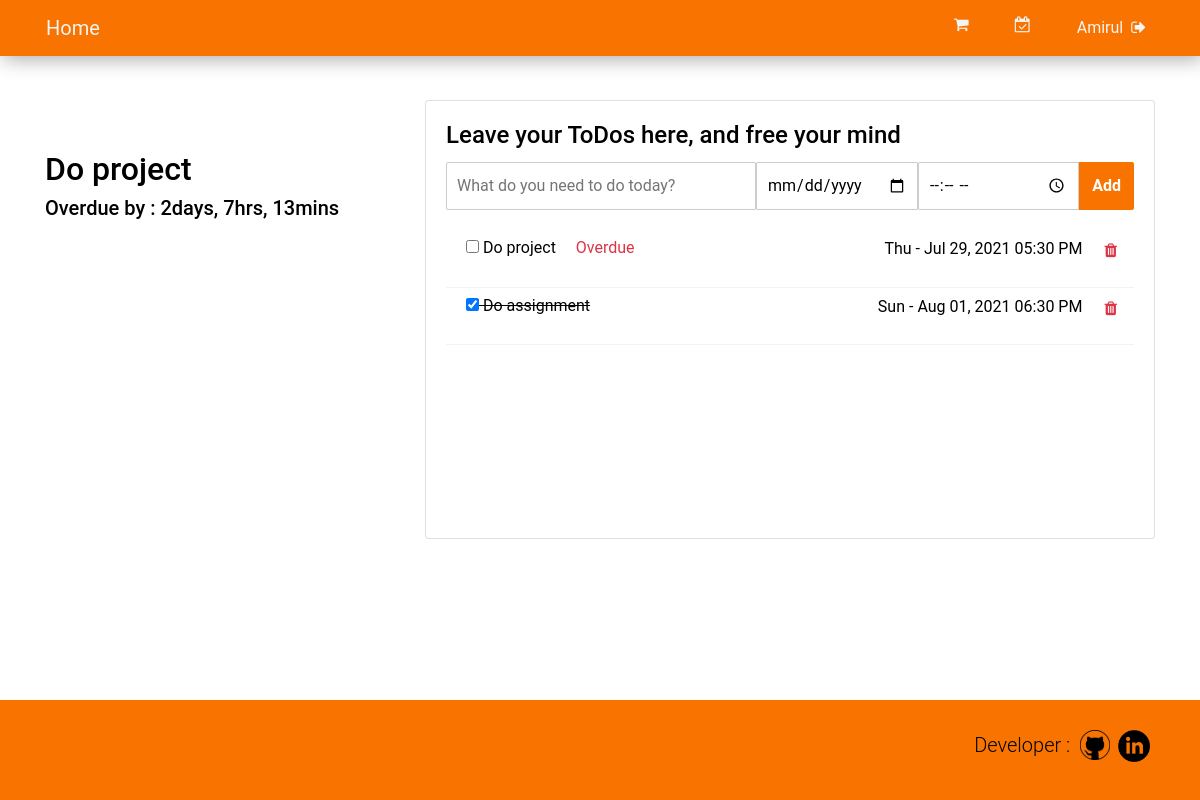
The app's page /todos/1 with its own data.
### tables this page shows
CREATE TABLE users (
       id integer primary key AUTOINCREMENT not null,
       name text not null,
       email text not null,
       password text not null);

CREATE TABLE todos (
       id integer primary key AUTOINCREMENT not null,
       title text not null,
       description text,
       due_date date,
       due_time timestamp,
       status text,
       userid integer not null,
       FOREIGN KEY (userid) references users(id) ON DELETE CASCADE);

### todo/todo.py (the view, shortened to what this page needs)
@bp.route('/todos/<userid>', methods=['GET', 'POST'])
def todos(userid):
    conn = db.get_db()
    cursor = conn.cursor()
    if request.method == "GET":
        cursor.execute("select name from users where id=?",[userid])
        userdata = cursor.fetchone()
        username = userdata[0]
        cursor.execute("select id, title, due_date, due_time, status from todos where userid=? order by due_date, due_time ",[userid])
        data = cursor.fetchall()
        if data:
                first_todo = data[0][1]
                rem_time, status = dt.rem_time_calc(data[0])
        else:
                first_todo = ''
                rem_time, status = '',''
        return render_template('todo/todos.html', data=data, first_todo=first_todo, rem_time=rem_time, status=status, format_date=dt.format_date, format_time=dt.format_time, check_overdue=dt.check_overdue, nav_right_text=username, userid=userid)

### todo/datetimeCalc.py (called while the page is built)
def rem_time_calc(f):
	if f[4]=='checked':
		return '', 'Done'
	else:
		due_date = datetime.datetime.strptime(f[2], '%Y-%m-%d')
		dt = f[3].split(':')
		due_time = datetime.timedelta(hours=int(dt[0])+5, minutes=int(dt[1])+30)
		due_datetime = due_date+due_time
		current_datetime = datetime.datetime.now()
		rem_time = due_datetime - current_datetime
		days = abs(rem_time.days)
		seconds = rem_time.seconds
		hours = seconds//3600
		minutes = (seconds//60)%60
		if days==0:
			rem_time = f'{hours}hrs, {minutes}mins'
		else:
			rem_time = f'{days}days, {hours}hrs, {minutes}mins'
		if due_datetime > current_datetime:
			status = 'Due'
		else:
			status = 'Overdue'
		return ' by : '+rem_time, status

def check_overdue(due_date, due_time,status):
	if status=='checked':
		return ''
	else:
		due_date = datetime.datetime.strptime(due_date, '%Y-%m-%d')
		dt = due_time.split(':')
		due_time = datetime.timedelta(hours=int(dt[0]), minutes=int(dt[1]))
		due_datetime = due_date+due_time
		current_datetime = datetime.datetime.now()
		if due_datetime < current_datetime:
			status = 'Overdue'
			return status

def format_date(d):
	d = datetime.datetime.strptime(str(d), '%Y-%m-%d')
	d = d.strftime("%a - %b %d, %Y")
	return d

def format_time(t):
	t = datetime.datetime.strptime(t, "%H:%M")
	t = t.strftime("%I:%M %p")
	return t

### todo/db.py (called while the page is built)
def get_db():
	if 'db' not in g:
		dbname = current_app.config['DATABASE']
		g.db = sqlite3.connect(dbname)
		g.db.execute("PRAGMA foreign_keys = ON;")
	return g.db

### todo/templates/todo/todos.html (shortened to what this page needs)
{% extends "todo/base.html" %}
{% block header %}
	<div class='row'>
	    <div class='col-lg-4'>
		{%if first_todo!='' %}
		<div class='first-todo' style='margin-top:50px; margin-bottom:50px'>
		<h2>{{first_todo}}</h2>
		<h5>{{status}}{{rem_time}}</h5>
		</div>
		{%endif%}
	    </div>
	    <div class='col-lg-8'>
                <div class="card">
                    <div class="card-body">
                        <h4 class="card-title">Leave your ToDos here, and free your mind</h4>
			<form action="{{url_for('todo.todos', userid=userid)}}" method="POST">
                        <div class="d-flex">
				<input type="text" class=" add-input" placeholder="What do you need to do today?" name='new-todo' required>
				<input type="date" class=" add-input todo-date" placeholder="Enter the due date" name='new-todo-date'>
				<input type="time" class=" add-input todo-time" placeholder="Enter the due date" name='new-todo-time'>
				<button type='submit' class="btn add-btn">Add</button>
			</div>
			</form>
			    <div class='scroll-area-sm'>
                            <ul class="todo-list">
				{% for id, title, due_date, due_time, status in data %}
                                <li>
				<div class='content-wrapper '>
                                    <form action="{{url_for('functions.tick', id=id, userid=userid, status='', table='todos')}}" method="POST">
                                    <div class="form-check"> <label class="form-check-label"style="text-decoration:{%if status=='checked'%}line-through;{%endif%}"> <input class="tickitem checkbox" type="checkbox" name='tick' {{status}}> {{title}} </label>
					{%if check_overdue(due_date,due_time,status)=='Overdue' %}
					<span class='due-alert'>Overdue</span>{%endif%}
				     </div>
				    </form>
				    <div class="content-right">
				    <form class='delete-form' action="{{url_for('functions.delete', id=id, table='todos', userid=userid)}}" method="POST">
					{{format_date(due_date)}}  {{format_time(due_time)}}<button class="delete-btn border-0 btn-transition btn btn-outline-danger" style="margin-left:10px"> <i class="fa fa-trash"></i> </button> </div>
				</div>
                                </li>
				{%endfor%}
                            </ul>
			    </div>
                    </div>
                </div>
	   </div>
	</div>
{% endblock %}

### todo/templates/todo/base.html (shortened to what this page needs)
<html>
	<head>
		<link rel="stylesheet" href="https://stackpath.bootstrapcdn.com/bootstrap/4.4.1/css/bootstrap.min.css">
		<link href='{{ url_for('static', filename='main.css')}}' rel='stylesheet'/>
		<link rel="stylesheet" href="https://cdnjs.cloudflare.com/ajax/libs/font-awesome/4.7.0/css/font-awesome.min.css">
	</head>
	<body>
		<nav class="navbar fixed-top ">
			  <a class="navbar-brand" href="/">Home</a>
			  <ul class="navbar-nav" style='margin-right:30px'>
				{%if userid%}
				<li class="nav-item">
					<a class="nav-link" style='padding:8px;' data-value="shopping" href="{{url_for("todo.shopping",userid=userid)}}"><i class="fa fa-shopping-cart"></i></a>
		    		</li>
				<li class="nav-item">
					<a class="nav-link" style='padding:8px;' data-value="todo" href="{{url_for("todo.todos", userid=userid)}}"><i class="fa fa-calendar-check-o"></i></a>
		    		</li>
				<li class="nav-item">
					<a class="nav-link" style='padding:8px;' data-value="about" href="/">{{nav_right_text}}&nbsp;&nbsp;<i class="fa fa-sign-out"></i></a>
		    		</li>
                                {%endif%}
			  </ul>
		</nav>
		<div class="container" id='main' style='margin-top:100px; margin-bottom:150px'>
			{% block header %}
			{% endblock %}
		</div>
		<footer class="footer fixed-bottom">
			<div class="row">
				<div class='row' id='developer'>
					<p class="text-center lead">Developer : &nbsp;</p>
					 <a href="https://github.com/amirul-dev">
	  					<img src='{{ url_for('static', filename='github.png')}}' alt="github" height='30px' width='30px'>
					</a>
					<a href="https://www.linkedin.com/in/amirul-haqe/">
	  					<img src='{{ url_for('static', filename='linkedin.png')}}' alt="github" height='32px' width='32px'>
					</a>
				</div>
			</div>
		</footer>
	</body>
</html>

### todo/static/main.css (style rules this page uses)
:root { --orange: #F97300; }
p { font-family:Roboto; font-size:16px; }
body { margin:auto; font-family:Roboto; font-size:16px; color:black; background-color:white; }
.navbar { background: var(--orange); box-shadow: 3px 3px 20px #aaaaaa; }
.nav-link , .navbar-brand { color: #f4f4f4; margin-left:30px; }
.navbar-nav { flex-direction: row; }
.footer { height:100px; background:var(--orange); }
.btn { color:white; background:var(--orange); }
#developer { margin-top:30px; position: absolute; right:0px; margin-right:50px; }
.add-btn { border-radius: 2px; border-top-left-radius: 0; border-bottom-left-radius: 0; font-weight:bold; }
.add-input { width: 100%; padding: 10px; border: 1px solid #ccc; border-radius: 2px; border-top-right-radius: 0; border-bottom-right-radius: 0; }
.todo-date, .todo-time { width:50% }
.d-flex { margin-bottom:20px; }
.todo-list, .shopping-list { list-style: none; padding: 0px; list-style: none; }
.todo-list li { padding: .4rem 0; border-bottom: 1px solid #f3f3f3 }
.content-wrapper { display: flex; }
.content-right { margin-left: auto; margin-right:5px; }
.todo-list .btn, .shopping-list .btn { background:white; }
.btn-outline-danger { color: #DC3545; }
.scroll-area-sm { height: 288px; overflow-x: hidden }
.due-alert { color:#DC3545; float:right; margin-left:20px; }

### records on screen
users: name "Amirul"
todos: title "Do project", shows "Overdue", due_date "Thu - Jul 29, 2021", due_time "05:30 PM"
todos: title "Do assignment", due_date "Sun - Aug 01, 2021", due_time "06:30 PM"

### other values on screen
{{ status }} "Overdue"
{{ rem_time }} "by : 2days, 7hrs, 13mins"
